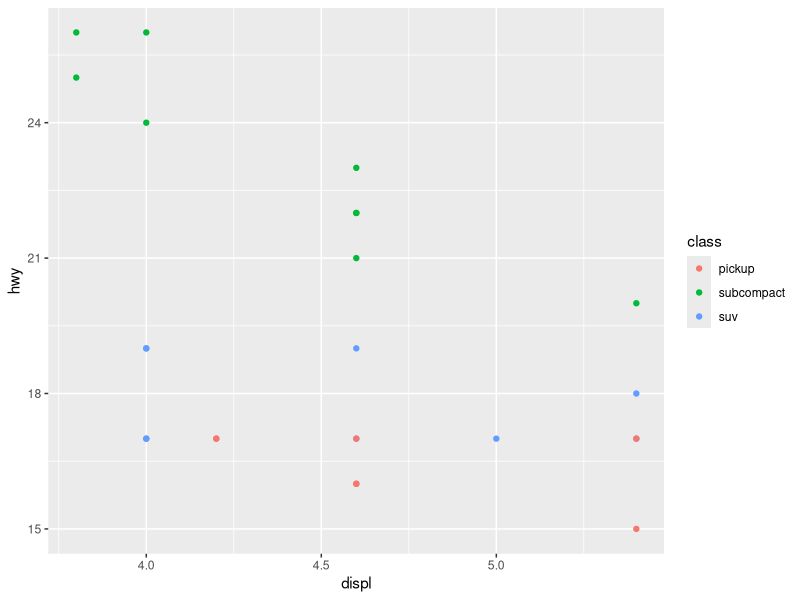
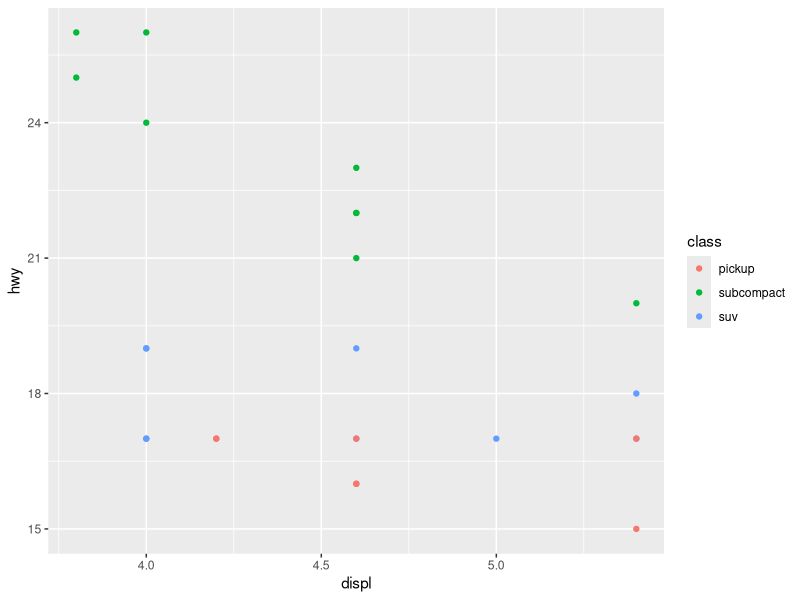

Write the R code that produced these figures, in order.
## ---- chunk 1
knitr::opts_chunk$set(echo = TRUE)
## ---- chunk 2
my_radius <- 25
## ---- chunk 3
library(tidyverse)
mpg
## ---- chunk 4
ggplot(filter(mpg, manufacturer == "ford"), aes(x = displ, y = hwy)) + 
  geom_point(mapping = aes(color = class))
## ---- chunk 5
mpg %>% 
  filter(manufacturer == "ford") %>%
  ggplot() +
  aes(x = displ, y = hwy) +
  geom_point(mapping = aes(color = class))
